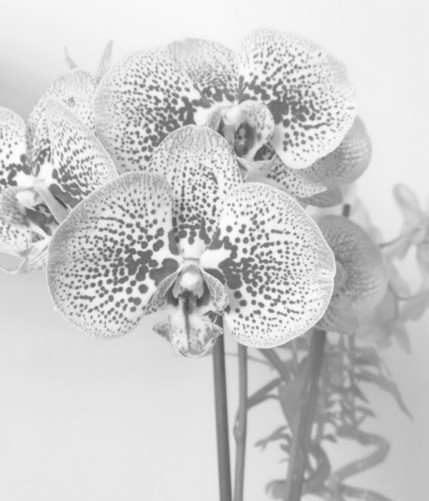
#> input picture original.jpeg, 429 x 501 px
$ python 'Equalizacao e Especificaçãode histograma.py'   (older library calls are emulated)
#> lines starting #> are read from the running program, lines starting #| are printed output that depends on the picture
#> the answer given: original.jpeg
#> the answer given: referencia.jpeg
import cv2 #lê imagem
import numpy as np #usada para leitura das imagens
from matplotlib import pyplot as plt #plota na tela os histogramas e imagens
from skimage.exposure import match_histograms #usada no processo de especificação


def getHistograma(imagem,linha=0,coluna=0,titulo='Imagem Original'):
    color = ('b','g','r')#Ordem de leitura da biblioteca OpenCV
    for channel,col in enumerate(color):
        histr = cv2.calcHist([imagem],[channel],None,[256],[0,256])
        axs[linha+1,coluna].plot(histr,color = col)
        axs[linha+1,coluna].axis(xmin=0,xmax=256)
    axs[linha+1,coluna].set_xlabel('Intensidade da cor')
    axs[linha+1,coluna].set_ylabel('Quantidades de pixels')
    axs[linha,coluna].set_title(titulo)
    axs[linha,coluna].set_axis_off()#tira o eixo x e y das imagens que ficam na linha 0
    axs[linha,coluna].imshow(imagem)#mostra as imagens resultantes de cada histograma


def getEqualizacao(dirImagem): #Função de Equalização
#> called with dirImagem = 'original.jpeg'
    img = cv2.imread(dirImagem)#lê a imagem
#> img is the input picture: shape (501, 429, 3); min 69, max 255, mean 204.5
    getHistograma(img)#cria histograma da imagem Original

    img_to_yuv = cv2.cvtColor(img,cv2.COLOR_BGR2YUV) #converte a imagem para o espaço de cor YUV pq n tem como equalizar logo no espaço BGR
#> img_to_yuv: shape (501, 429, 3); mean of channels 0, 1, 2 204.5, 128, 128
    img_to_yuv[:,:,0] = cv2.equalizeHist(img_to_yuv[:,:,0])#Equaliza a imagem
#> img_to_yuv: shape (501, 429, 3); mean of channels 0, 1, 2 129.2, 128, 128
    hist_equalization_result = cv2.cvtColor(img_to_yuv, cv2.COLOR_YUV2BGR)#Converte a imagem de volta para o espaço BGR(mesmo RGB)
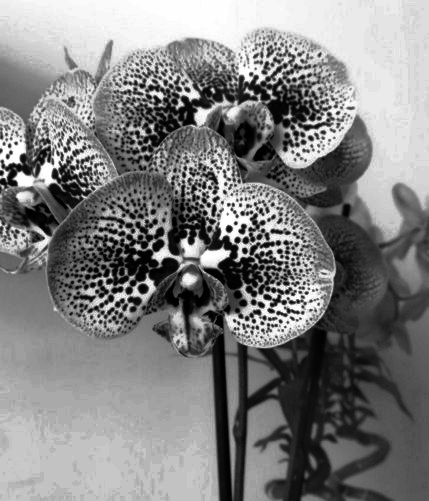
#> hist_equalization_result: shape (501, 429, 3); min 0, max 255, mean 129.2

    getHistograma(hist_equalization_result,0,1,'Equalização de histograma')#cria histograma da imagem Equalizada

def getEspecificacao(dirImagemOriginal,dirImagemReferencia): #Função de Especificação
#> called with dirImagemOriginal = 'original.jpeg', dirImagemReferencia = 'referencia.jpeg'
    img = cv2.imread(dirImagemOriginal)#lê a imagem Original
    img2 = cv2.imread(dirImagemReferencia)#lê a imagem Referencia
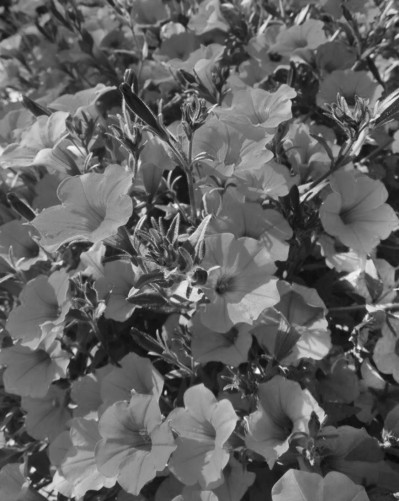
#> input picture referencia.jpeg, 399 x 501 px
#> img2 is the input picture: shape (501, 399, 3); min 6, max 249, mean 97.4
    getHistograma(img2,0,2,"Imagem de Referência")#cria histograma da imagem de referência
    matched = match_histograms(img, img2, multichannel=True)#faz o processo de Especificação da imagem
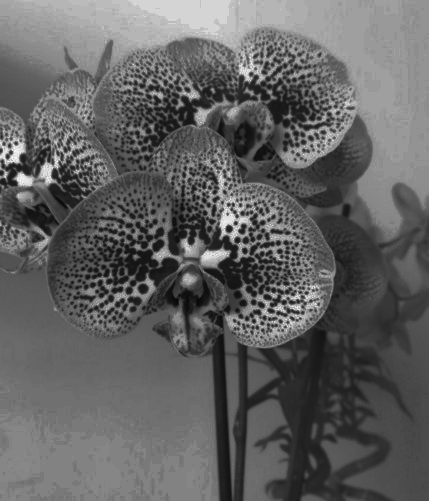
#> matched: shape (501, 429, 3); min 7, max 249, mean 97.7
    getHistograma(matched,0,3,"Especificação de histograma")#cria histograma de Especificação


######main########
print("Aperte Ctrl+c para sair")
while(1):
    try:
        k = input("Diretório da imagem original: ")
        k1 = input("Diretório da imagem de referência: ")
        fig, axs = plt.subplots(nrows=2, ncols=4, figsize=(13, 6))#matriz de gráficos que serão exibidos
        plt.subplots_adjust(0.08,None,0.96,None,1.0)#ajuste de espaçamento entre os subplots
        getEqualizacao(k)
        getEspecificacao(k,k1)
        print()
        plt.show()#mostra todos histogramas e imagens
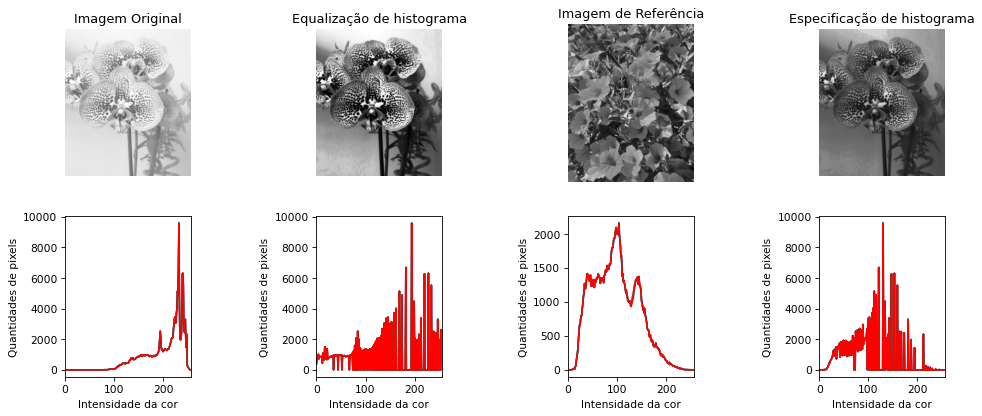
#> figure drawn by matplotlib, 8 panels; panel 5: curve peaks at x = 232, y = 9587; panel 5: curve peaks at x = 232, y = 9587; panel 5: curve peaks at x = 232, y = 9587; panel 6: curve peaks at x = 194, y = 9587
#> (the run stopped early here; a loop or call above may not have finished)
